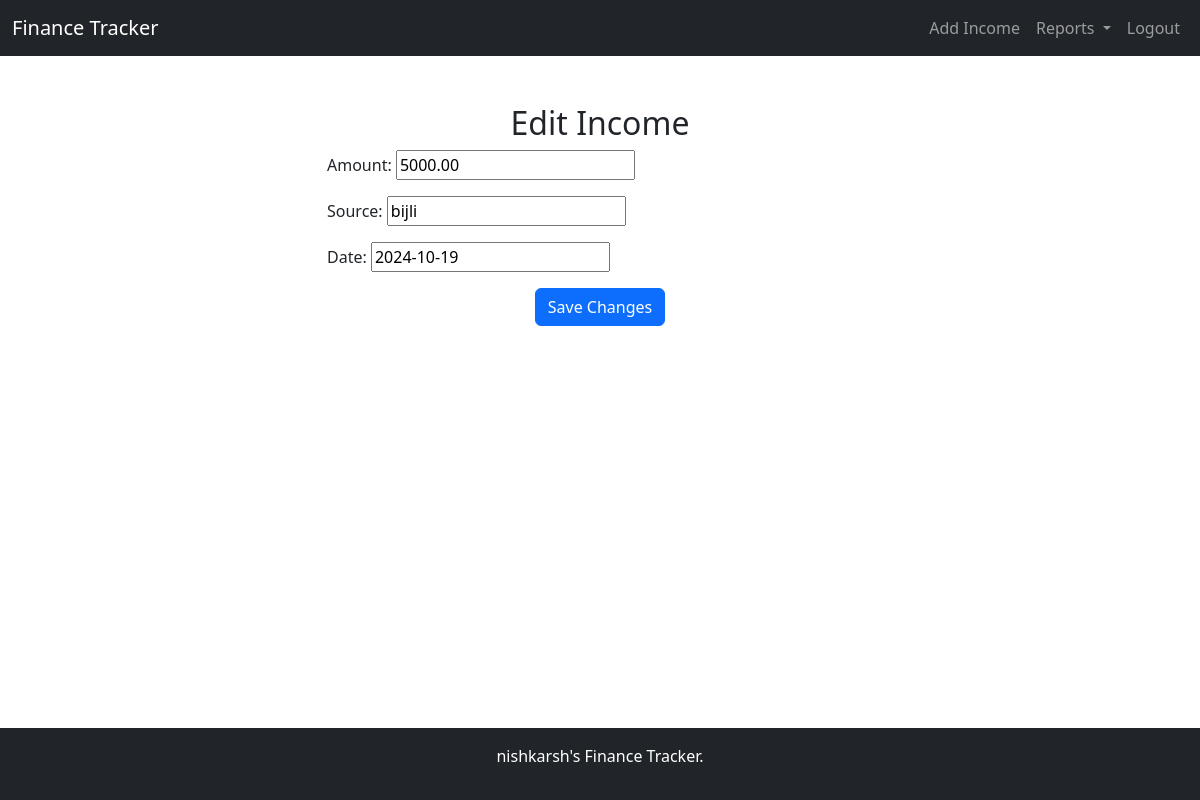
The app's page /tracker1/edit-income/1/ (signed in) with its own data.
### tracker1/models.py (models this page shows, shortened)
class Income(models.Model):
    user = models.ForeignKey(User, on_delete=models.CASCADE)
    amount = models.DecimalField(max_digits=10, decimal_places=2)
    source = models.CharField(max_length=255)
    date = models.DateField()

### tracker1/views.py (the view)
# urls.py: path('edit-income/<int:pk>/', views.edit_income, name='edit_income'),
@login_required
def edit_income(request, pk):
    income = Income.objects.get(pk=pk, user=request.user)
    if request.method == 'POST':
        form = IncomeForm(request.POST, instance=income)
        if form.is_valid():
            form.save()
            return redirect('dashboard')
    else:
        form = IncomeForm(instance=income)
    return render(request, 'edit_income.html', {'form': form})

### tracker1/forms.py
class IncomeForm(forms.ModelForm):
    class Meta:
        model = Income
        fields = ['amount', 'source', 'date']

### tracker1/templates/edit_income.html (shortened to what this page needs)
{% extends 'base.html' %}
{% block content %}
<h2 class="text-center">Edit Income</h2>
<div class="row justify-content-center">
    <div class="col-md-6">
        <form method="POST">
            {{ form.as_p }}
            <div class="text-center">
                <button type="submit" class="btn btn-primary">Save Changes</button>
            </div>
        </form>
    </div>
</div>
{% endblock %}

### templates/base.html (style rules this page uses)
body { min-height: 100vh; display: flex; flex-direction: column; }

### records on screen
Income: amount "5000.00", source "bijli", date "2024-10-19"
